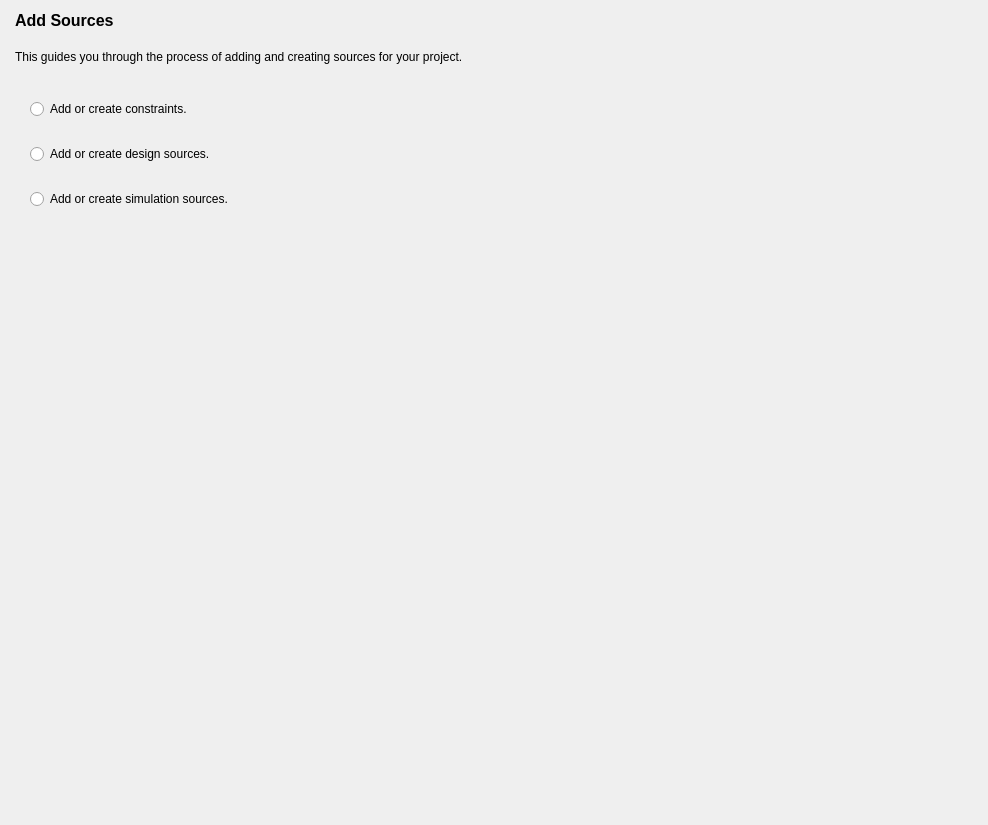
<?xml version="1.0" encoding="UTF-8"?>
<ui version="4.0">
 <class>SelectFileTypeForm</class>
 <widget class="QWidget" name="SelectFileTypeForm">
  <property name="geometry">
   <rect>
    <x>0</x>
    <y>0</y>
    <width>988</width>
    <height>825</height>
   </rect>
  </property>
  <property name="windowTitle">
   <string>Form</string>
  </property>
  <layout class="QVBoxLayout" name="verticalLayout_2">
   <property name="spacing">
    <number>20</number>
   </property>
   <property name="leftMargin">
    <number>15</number>
   </property>
   <property name="bottomMargin">
    <number>15</number>
   </property>
   <item>
    <widget class="QLabel" name="m_labelTitle">
     <property name="font">
      <font>
       <family>Arial</family>
       <pointsize>12</pointsize>
       <weight>75</weight>
       <bold>true</bold>
      </font>
     </property>
     <property name="text">
      <string>Add Sources</string>
     </property>
     <property name="wordWrap">
      <bool>true</bool>
     </property>
    </widget>
   </item>
   <item>
    <widget class="QLabel" name="m_labelDetail">
     <property name="text">
      <string>This guides you through the process of adding and creating sources for your project.</string>
     </property>
     <property name="wordWrap">
      <bool>true</bool>
     </property>
    </widget>
   </item>
   <item>
    <layout class="QVBoxLayout" name="verticalLayout">
     <property name="spacing">
      <number>25</number>
     </property>
     <property name="leftMargin">
      <number>15</number>
     </property>
     <property name="topMargin">
      <number>15</number>
     </property>
     <property name="rightMargin">
      <number>15</number>
     </property>
     <property name="bottomMargin">
      <number>15</number>
     </property>
     <item>
      <widget class="QRadioButton" name="m_radioBtnConstr">
       <property name="text">
        <string>Add or create constraints.</string>
       </property>
      </widget>
     </item>
     <item>
      <widget class="QRadioButton" name="m_radioBtnDesign">
       <property name="text">
        <string>Add or create design sources.</string>
       </property>
      </widget>
     </item>
     <item>
      <widget class="QRadioButton" name="m_radioBtnSim">
       <property name="text">
        <string>Add or create simulation sources.</string>
       </property>
      </widget>
     </item>
    </layout>
   </item>
   <item>
    <spacer name="verticalSpacer">
     <property name="orientation">
      <enum>Qt::Vertical</enum>
     </property>
     <property name="sizeHint" stdset="0">
      <size>
       <width>20</width>
       <height>667</height>
      </size>
     </property>
    </spacer>
   </item>
  </layout>
 </widget>
 <resources/>
 <connections/>
</ui>
